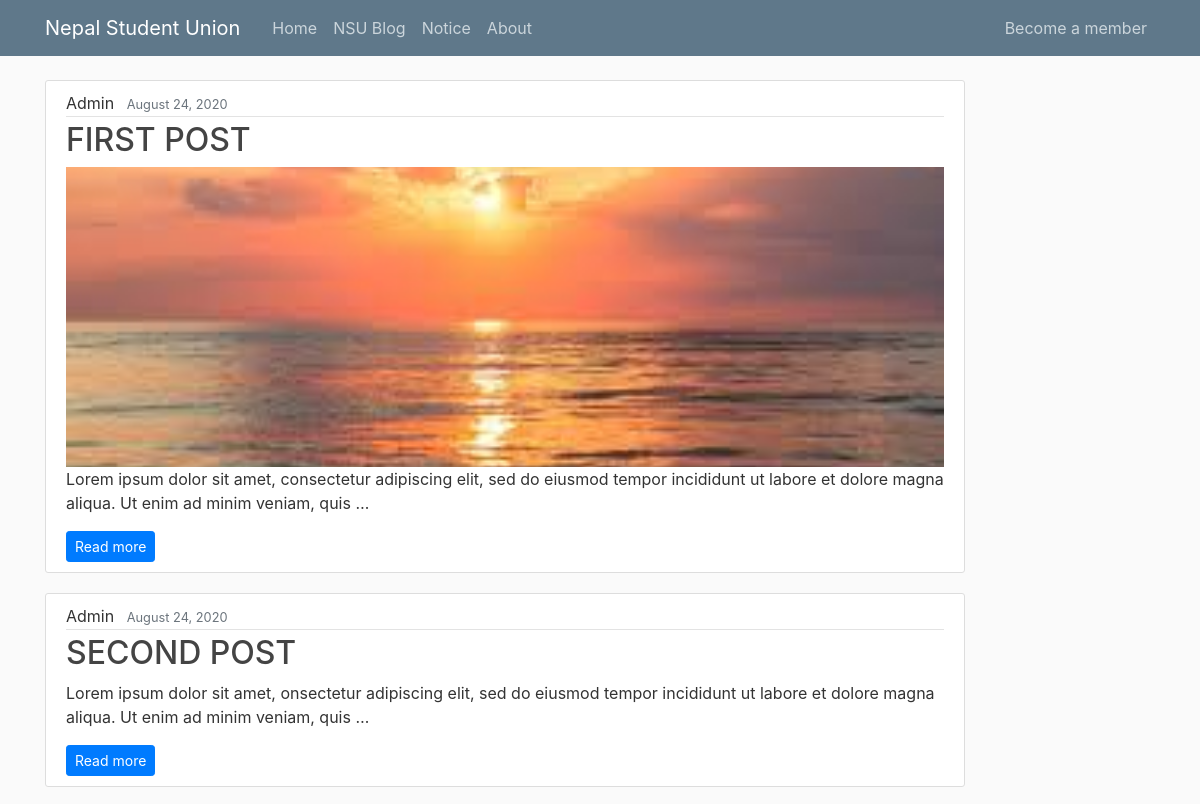
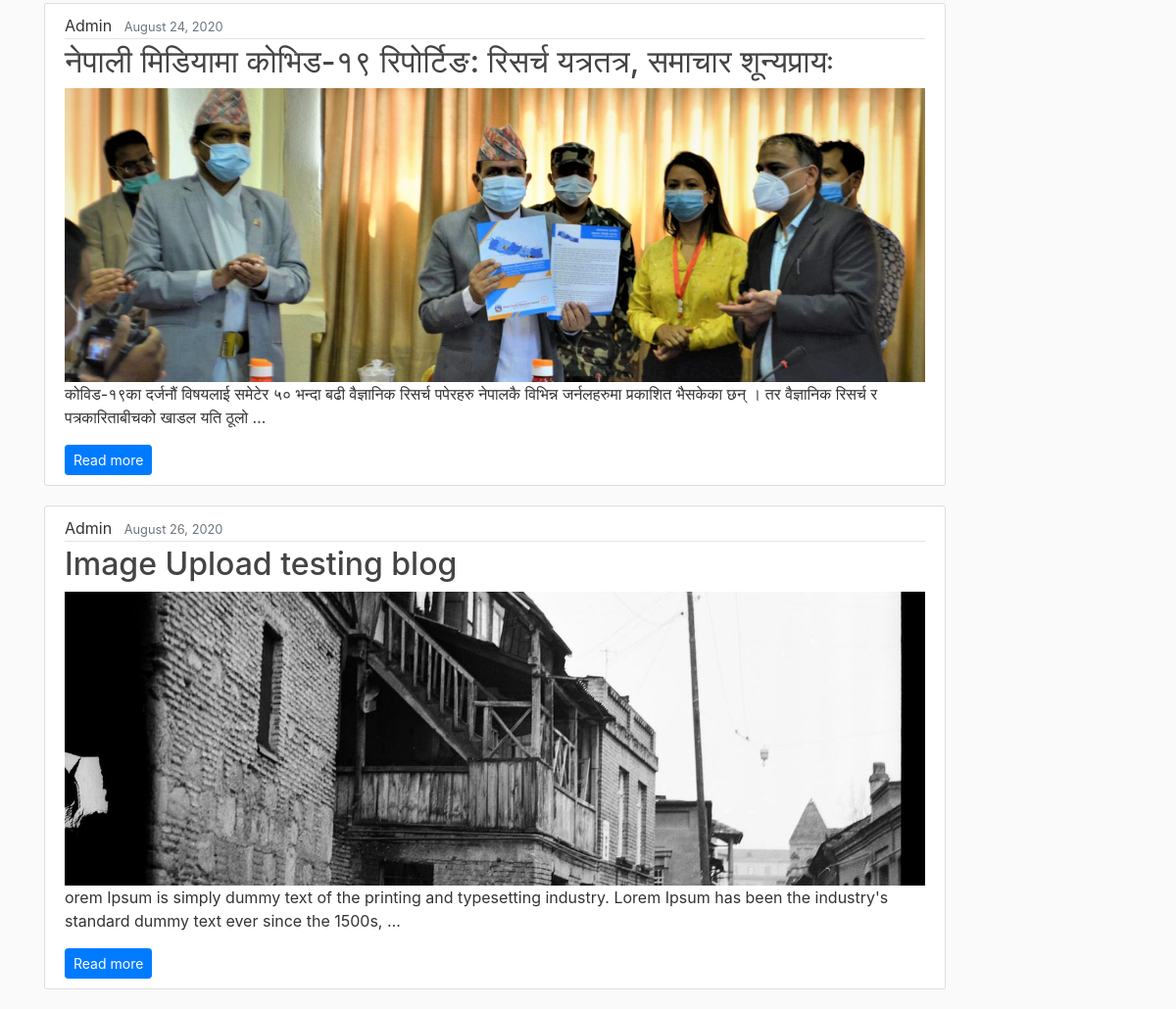
Screenshot of /blog/ with the database file from the repository (2 pictures, top to bottom).
### blog/models.py (models this page shows, shortened)
class Post(models.Model):
    title = models.CharField(max_length=100)
    content = models.TextField()
    image = models.ImageField(null=True, blank=True)
    date_posted = models.DateTimeField(default=timezone.now)
    author = models.ForeignKey(settings.AUTH_USER_MODEL, on_delete=models.CASCADE)

### blog/views.py (the view)
# urls.py: path('', views.home, name='blog-home'),
def blog(request):
    context = {
        'posts': Post.objects.all()
    }
    return render(request, 'blog/blog.html', context)

### blog/templates/blog/blog.html
{% extends "blog/base.html" %}
{% load crispy_forms_tags %}
{% load static %}
{% block content %}
{% for post in posts %}
    <article class="media content-section">
      <div class="media-body">
        <div class="article-metadata">
          <a class="mr-2">{{ post.author }}</a>
          <small class="text-muted">{{ post.date_posted|date:"F d, Y" }}</small>
        </div>
        <h2><a class="article-title">{{ post.title }}</a></h2>
        {% if post.image %}
        <img src="{{ post.image.url }}" class="article-img" height="363"  >
        {% endif %}
        <p class="article-content">{{ post.content|truncatewords:"25" }}</p>
        <a href="{% url 'blog-read_more' post.id %}" class="btn btn-primary btn-sm" target="_blank">Read more</a>
      </div>
    </article>
{% endfor %}
{% endblock content %}

### static/css/main.css (style rules this page uses)
body { background: #fafafa; color: #333333; margin-top: 5rem; }
h1, h2, h3, h4, h5, h6 { color: #444444; }
.content-section { background: #ffffff; padding: 10px 20px; border: 1px solid #dddddd; border-radius: 3px; margin-bottom: 20px; }
.article-title { color: #444444; }
.article-content { white-space: pre-line; }
.article-img { object-fit: cover; }
.article-metadata { padding-bottom: 1px; margin-bottom: 4px; border-bottom: 1px solid #e3e3e3 }
@media (min-width: 1200px) { .article-img { width: 100%; height: 300px } }

### rows the page displays
Post: author "Admin", date_posted "August 24, 2020", title "FIRST POST", image (picture), content "Lorem ipsum dolor sit amet, consectetur adipiscing elit, sed do eiusmod tempor incididunt ut labore et dolore magna aliqua. Ut enim ad minim veniam, quis …"
Post: author "Admin", date_posted "August 24, 2020", title "SECOND POST", content "Lorem ipsum dolor sit amet, onsectetur adipiscing elit, sed do eiusmod tempor incididunt ut labore et dolore magna aliqua. Ut enim ad minim veniam, quis …"
Post: author "Admin", date_posted "August 24, 2020", title "नेपाली मिडियामा कोभिड-१९ रिपोर्टिङ: रिसर्च यत्रतत्र, समाचार शून्यप्रायः", image (picture), content "कोविड-१९का दर्जनौं विषयलाई समेटेर ५० भन्दा बढी वैज्ञानिक रिसर्च पपेरहरु नेपालकै विभिन्न जर्नलहरुमा प्रकाशित भैसकेका छन् । तर वैज्ञानिक रिसर्च र पत्रकारिताबीचको खाडल यति ठूलो …"
Post: author "Admin", date_posted "August 26, 2020", title "Image Upload testing blog", image (picture), content "orem Ipsum is simply dummy text of the printing and typesetting industry. Lorem Ipsum has been the industry's standard dummy text ever since the 1500s, …"
